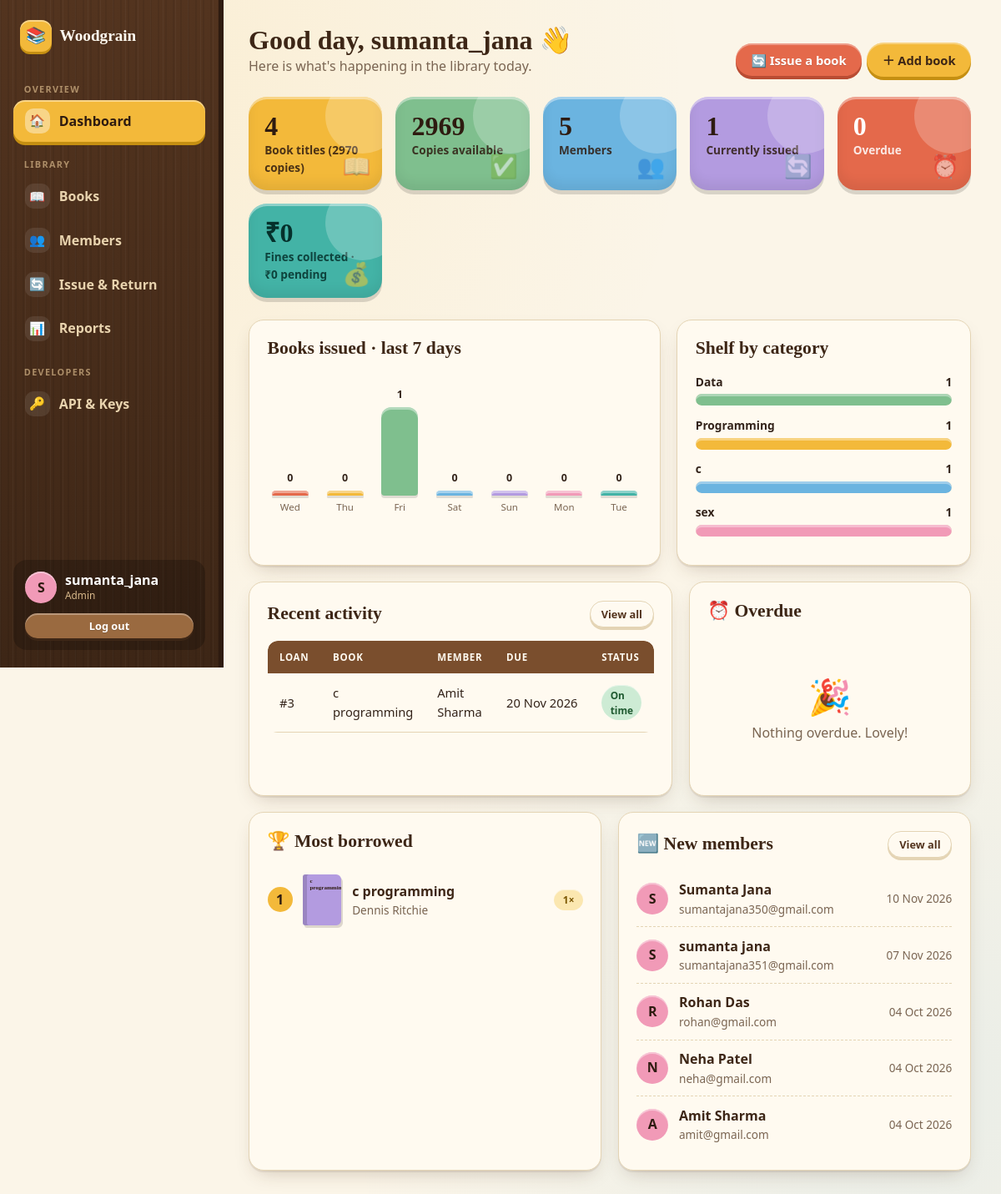
The page /admin/dashboard (signed in) on the database its author committed.
### tables this page shows
CREATE TABLE users (
                user_id       INTEGER PRIMARY KEY AUTOINCREMENT,
                username      TEXT NOT NULL UNIQUE,
                password_hash TEXT NOT NULL,
                role          TEXT NOT NULL
                              CHECK (role IN ('Admin', 'Member')),
                member_id     INTEGER,
                created_at    TEXT NOT NULL,
                FOREIGN KEY (member_id)
                    REFERENCES members(member_id)
            );

CREATE TABLE loans (
                loan_id     INTEGER PRIMARY KEY AUTOINCREMENT,
                book_id     INTEGER NOT NULL,
                member_id   INTEGER NOT NULL,
                issue_date  TEXT NOT NULL,
                due_date    TEXT NOT NULL,
                return_date TEXT,
                fine_amount REAL DEFAULT 0,
                status      TEXT NOT NULL, renewals INTEGER NOT NULL DEFAULT 0,
                FOREIGN KEY (book_id)   REFERENCES books(book_id),
                FOREIGN KEY (member_id) REFERENCES members(member_id)
            );

CREATE TABLE books (
                book_id          INTEGER PRIMARY KEY AUTOINCREMENT,
                title            TEXT NOT NULL,
                author           TEXT NOT NULL,
                isbn             TEXT UNIQUE,
                category         TEXT,
                publisher        TEXT,
                publication_year INTEGER,
                total_copies     INTEGER NOT NULL,
                available_copies INTEGER NOT NULL
            , cover_image TEXT, description TEXT);

CREATE TABLE members (
                member_id INTEGER PRIMARY KEY AUTOINCREMENT,
                name      TEXT NOT NULL,
                email     TEXT UNIQUE,
                phone     TEXT,
                address   TEXT,
                join_date TEXT
            );

### app.py (the view)
@app.route("/admin/dashboard")
@admin_required
def admin_dashboard():
    return render_template(
        "admin/dashboard.html",
        stats=webdata.overview_stats(),
        recent_loans=webdata.list_loans("all", per_page=6)["items"],
        overdue=webdata.list_loans("overdue", per_page=5)["items"],
        categories=webdata.category_breakdown(),
        daily=webdata.loans_last_days(7),
        top=webdata.top_books(5),
        recent_members=webdata.list_members(per_page=5)["items"],
    )

### app.py (called while the page is built)
def csrf_token():
    if "_csrf" not in session:
        session["_csrf"] = secrets.token_hex(16)
    return session["_csrf"]

@app.before_request
def check_csrf():
    if request.method in ("POST", "PUT", "PATCH", "DELETE") \
            and not request.path.startswith("/api/"):
        sent = request.form.get("csrf_token") or request.headers.get("X-CSRFToken", "")
        expected = session.get("_csrf", "")
        if not expected or not hmac.compare_digest(sent, expected):
            abort(400, description="csrf")

@app.before_request
def load_logged_in_user():
    g.user = None
    user_id = session.get("user_id")
    if user_id is not None:
        g.user = authentication.get_user_by_id(user_id)
        if g.user is None:
            session.clear()

@app.context_processor
def inject_globals():
    return {
        "current_user": g.get("user"),
        "LOAN_DAYS": webdata.LOAN_DAYS,
        "FINE_PER_DAY": webdata.FINE_PER_DAY,
        "MAX_RENEWALS": webdata.MAX_RENEWALS,
        "RENEW_DAYS": webdata.RENEW_DAYS,
        "today": webdata.today_text(),
    }

@app.template_filter("inr")
def inr_filter(value):
    try:
        number = float(value or 0)
    except (TypeError, ValueError):
        number = 0
    return f"₹{number:,.0f}" if number == int(number) else f"₹{number:,.2f}"

@app.template_filter("nice_date")
def nice_date_filter(value):
    from datetime import datetime
    try:
        return datetime.strptime(value, "%Y-%m-%d").strftime("%d %b %Y")
    except (TypeError, ValueError):
        return value or "—"

@app.after_request
def add_security_headers(response):
    response.headers["X-Content-Type-Options"] = "nosniff"
    response.headers["X-Frame-Options"] = "DENY"
    response.headers["Referrer-Policy"] = "same-origin"
    if not request.path.startswith("/static/"):
        response.headers["Cache-Control"] = "no-store"
    return response

def role_required(role):
    def decorator(view):
        @wraps(view)
        def wrapped(*args, **kwargs):
            if g.user is None:
                flash("Please log in first.", "warning")
                return redirect(url_for("login", next=request.path))
            if g.user["role"] != role:
                abort(403)
            return view(*args, **kwargs)
        return wrapped
    return decorator

### database.py (called while the page is built)
def close_connection(connection):
    if connection is not None:
        connection.close()

### webdata.py (called while the page is built)
def today_text():
    return date.today().strftime("%Y-%m-%d")

### templates/admin/dashboard.html (shortened to what this page needs)
{% extends "shell.html" %}
{% from "partials/_macros.html" import cover, loan_status, empty %}
{% block content %}
<div class="page-head"><div><h1>Good day, {{ current_user.username }} 👋</h1><p>Here is what's happening in the library today.</p></div>
  <div class="actions no-print"><a class="btn" href="{{ url_for('manage_loans') }}">🔄 Issue a book</a><a class="btn btn-yellow" href="{{ url_for('add_book') }}">＋ Add book</a></div></div>
<section class="stats">
  <div class="stat c-yellow"><div class="num">{{ stats.total_books }}</div><div class="lbl">Book titles ({{ stats.total_copies }} copies)</div><span class="ico">📖</span></div>
  <div class="stat c-green"><div class="num">{{ stats.available_copies }}</div><div class="lbl">Copies available</div><span class="ico">✅</span></div>
  <div class="stat c-blue"><div class="num">{{ stats.total_members }}</div><div class="lbl">Members</div><span class="ico">👥</span></div>
  <div class="stat c-purple"><div class="num">{{ stats.issued_books }}</div><div class="lbl">Currently issued</div><span class="ico">🔄</span></div>
  <div class="stat c-red"><div class="num">{{ stats.overdue_books }}</div><div class="lbl">Overdue</div><span class="ico">⏰</span></div>
  <div class="stat c-teal"><div class="num">{{ stats.fines_collected|inr }}</div><div class="lbl">Fines collected · {{ stats.fines_pending|inr }} pending</div><span class="ico">💰</span></div>
</section>
<div class="two-col">
  <div class="card"><div class="card-head"><h2>Books issued · last 7 days</h2></div>
    {% set peak = (daily|map(attribute='n')|max) or 1 %}
    <div class="bars">{% for d in daily %}
      <div class="bar-col"><span class="v">{{ d.n }}</span><div class="bar" style="height:{{ (d.n / peak * 100)|round }}%;--c:var({{ ['--clay-red','--clay-yellow','--clay-green','--clay-blue','--clay-purple','--clay-pink','--clay-teal'][loop.index0 % 7] }})"></div><span class="l">{{ d.label }}</span></div>{% endfor %}</div></div>
  <div class="card"><div class="card-head"><h2>Shelf by category</h2></div>
    {% set most = (categories|map(attribute='n')|max) or 1 %}
    {% for c in categories %}<div class="hbar"><div class="row"><span>{{ c.name }}</span><span>{{ c.n }}</span></div><div class="track"><div class="fill" style="width:{{ (c.n / most * 100)|round }}%;--c:var({{ ['--clay-green','--clay-yellow','--clay-blue','--clay-pink','--clay-purple','--clay-teal'][loop.index0 % 6] }})"></div></div></div>
    {% else %}{{ empty('🗂️','No books yet.') }}{% endfor %}</div>
</div>
<div class="two-col">
  <div class="card"><div class="card-head"><h2>Recent activity</h2><a class="btn btn-ghost btn-sm" href="{{ url_for('manage_loans', status='all') }}">View all</a></div>
    {% if recent_loans %}<div class="table-wrap"><table><thead><tr><th>Loan</th><th>Book</th><th>Member</th><th>Due</th><th>Status</th></tr></thead><tbody>
      {% for l in recent_loans %}<tr class="{{ 'row-overdue' if l.is_overdue }}"><td>#{{ l.loan_id }}</td><td class="title">{{ l.title }}</td><td>{{ l.member_name }}</td><td class="nowrap">{{ l.due_date|nice_date }}</td><td>{{ loan_status(l) }}</td></tr>{% endfor %}
    </tbody></table></div>{% else %}{{ empty('📭','No loans yet — issue your first book!') }}{% endif %}</div>
  <div class="card"><div class="card-head"><h2>⏰ Overdue</h2></div>
    {% for l in overdue %}<div class="list-item"><div class="grow"><div class="t">{{ l.title }}</div><div class="muted small">{{ l.member_name }} · {{ l.overdue_days }} days late</div></div><span class="badge red">{{ l.current_fine|inr }}</span></div>
    {% else %}{{ empty('🎉','Nothing overdue. Lovely!') }}{% endfor %}</div>
</div>
<div class="two-col" style="grid-template-columns:1fr 1fr">
  <div class="card"><div class="card-head"><h2>🏆 Most borrowed</h2></div>
    {% for b in top %}<div class="list-item"><span class="rank">{{ loop.index }}</span>{{ cover(b, true) }}<div class="grow"><div class="t">{{ b.title }}</div><div class="muted small">{{ b.author }}</div></div><span class="badge yellow">{{ b.n }}×</span></div>
    {% else %}{{ empty('📚','Borrowing stats appear here.') }}{% endfor %}</div>
  <div class="card"><div class="card-head"><h2>🆕 New members</h2><a class="btn btn-ghost btn-sm" href="{{ url_for('manage_members') }}">View all</a></div>
    {% for m in recent_members %}<div class="list-item"><div class="avatar">{{ m.name[:1]|upper }}</div><div class="grow"><div class="t">{{ m.name }}</div><div class="muted small">{{ m.email or '—' }}</div></div><span class="muted small">{{ m.join_date|nice_date }}</span></div>
    {% else %}{{ empty('👥','No members yet.') }}{% endfor %}</div>
</div>
{% endblock %}

### templates/shell.html (shortened to what this page needs)
{% extends "base.html" %}
{% set admin = current_user.role == 'Admin' %}
{% macro link(endpoint, icon, label, match=None) %}
  {% set on = request.endpoint in (match or [endpoint]) %}
  <a class="side-link {{ 'active' if on }}" href="{{ url_for(endpoint) }}"><span class="i">{{ icon }}</span>{{ label }}</a>
{% endmacro %}
{% block body %}
<div class="shell" id="shell">
  <aside class="sidebar wood">
    <a href="{{ url_for('index') }}" class="brand"><span class="logo">📚</span> Woodgrain</a>
    {% if admin %}
      <div class="side-label">Overview</div>
      {{ link('admin_dashboard', '🏠', 'Dashboard') }}
      <div class="side-label">Library</div>
      {{ link('manage_books', '📖', 'Books', ['manage_books','add_book','edit_book']) }}
      {{ link('manage_members', '👥', 'Members', ['manage_members','add_member','edit_member','member_detail']) }}
      {{ link('manage_loans', '🔄', 'Issue & Return') }}
      {{ link('reports_page', '📊', 'Reports') }}
      <div class="side-label">Developers</div>
      {{ link('api_page', '🔑', 'API & Keys') }}
    {% else %}
      <div class="side-label">My library</div>
      {{ link('member_dashboard', '🏠', 'My Dashboard') }}
      {{ link('catalog', '📖', 'Browse Books', ['catalog','book_detail']) }}
      {{ link('member_profile', '👤', 'My Profile') }}
    {% endif %}
    <div class="side-user">
      <div class="who"><div class="avatar">{{ current_user.username[:1]|upper }}</div>
        <div><div class="nm">{{ current_user.username }}</div><div class="rl">{{ current_user.role }}</div></div></div>
      <form method="post" action="{{ url_for('logout') }}"><input type="hidden" name="csrf_token" value="{{ csrf_token() }}"><button class="btn btn-wood btn-sm btn-block" type="submit">Log out</button></form>
    </div>
  </aside>
  <main class="content">
    {% block content %}{% endblock %}
  </main>
</div>
{% endblock %}

### templates/partials/_macros.html (shortened to what this page needs)
{% macro cover(book, small=false) %}
<div class="cover k{{ book.book_id % 7 }}{% if small %} sm{% endif %}">
  {% if book.cover_image %}
    <img src="{{ url_for('static', filename=book.cover_image) }}" alt="Cover of {{ book.title }}" loading="lazy">
  {% else %}
    <div class="ct">{{ book.title }}</div>
  {% endif %}
</div>
{% endmacro %}
{% macro loan_status(loan) %}
  {% if not loan.is_active %}<span class="badge blue">Returned</span>
  {% elif loan.is_overdue %}<span class="badge red">{{ loan.overdue_days }}d overdue</span>
  {% elif loan.days_left is not none and loan.days_left <= 3 %}<span class="badge yellow">Due in {{ loan.days_left }}d</span>
  {% else %}<span class="badge green">On time</span>{% endif %}
{% endmacro %}
{% macro empty(icon, text) %}
<div class="empty"><div class="big">{{ icon }}</div><p>{{ text }}</p></div>
{% endmacro %}

### templates/base.html (shortened to what this page needs)
<!DOCTYPE html>
<html lang="en">
<head>
  <link rel="stylesheet" href="{{ url_for('static', filename='css/app.css') }}">
</head>
<body>
  {% block body %}{% endblock %}
</body>
</html>

### rows shown on the page
users: username "S", username "sumanta_jana", role "Admin"
loans: loan_id "3", title "c programming", member_name "Amit Sharma", due_date|nice_date "20 Nov 2026"
books: title "c…", title "c programming", author "Dennis Ritchie", n "1"
members: name "S", name "Sumanta Jana", email "sumantajana350@gmail.com", join_date|nice_date "10 Nov 2026"
members: name "S", name "sumanta jana", email "sumantajana351@gmail.com", join_date|nice_date "07 Nov 2026"
members: name "R", name "Rohan Das", email "rohan@gmail.com", join_date|nice_date "04 Oct 2026"
members: name "N", name "Neha Patel", email "neha@gmail.com", join_date|nice_date "04 Oct 2026"
members: name "A", name "Amit Sharma", email "amit@gmail.com", join_date|nice_date "04 Oct 2026"

### other values the page prints
{{ icon }} "🏠 📖 👥 🔄 📊 🔑"
{{ label }} "Dashboard Books Members Issue & Return Reports API & Keys"
{{ stats.total_books }} "4"
{{ stats.total_copies }} "2970"
{{ stats.available_copies }} "2969"
{{ stats.total_members }} "5"
{{ stats.issued_books }} "1"
{{ stats.overdue_books }} "0"
{{ stats.fines_collected|inr }} "₹0"
{{ stats.fines_pending|inr }} "₹0"
{{ d.n }} "0" "0" "1" "0" "0" "0" "0"
{{ d.label }} "Wed" "Thu" "Fri" "Sat" "Sun" "Mon" "Tue"
{{ c.name }} "Data" "Programming" "c" "sex"
{{ c.n }} "1" "1" "1" "1"
{{ icon }} "🎉"
